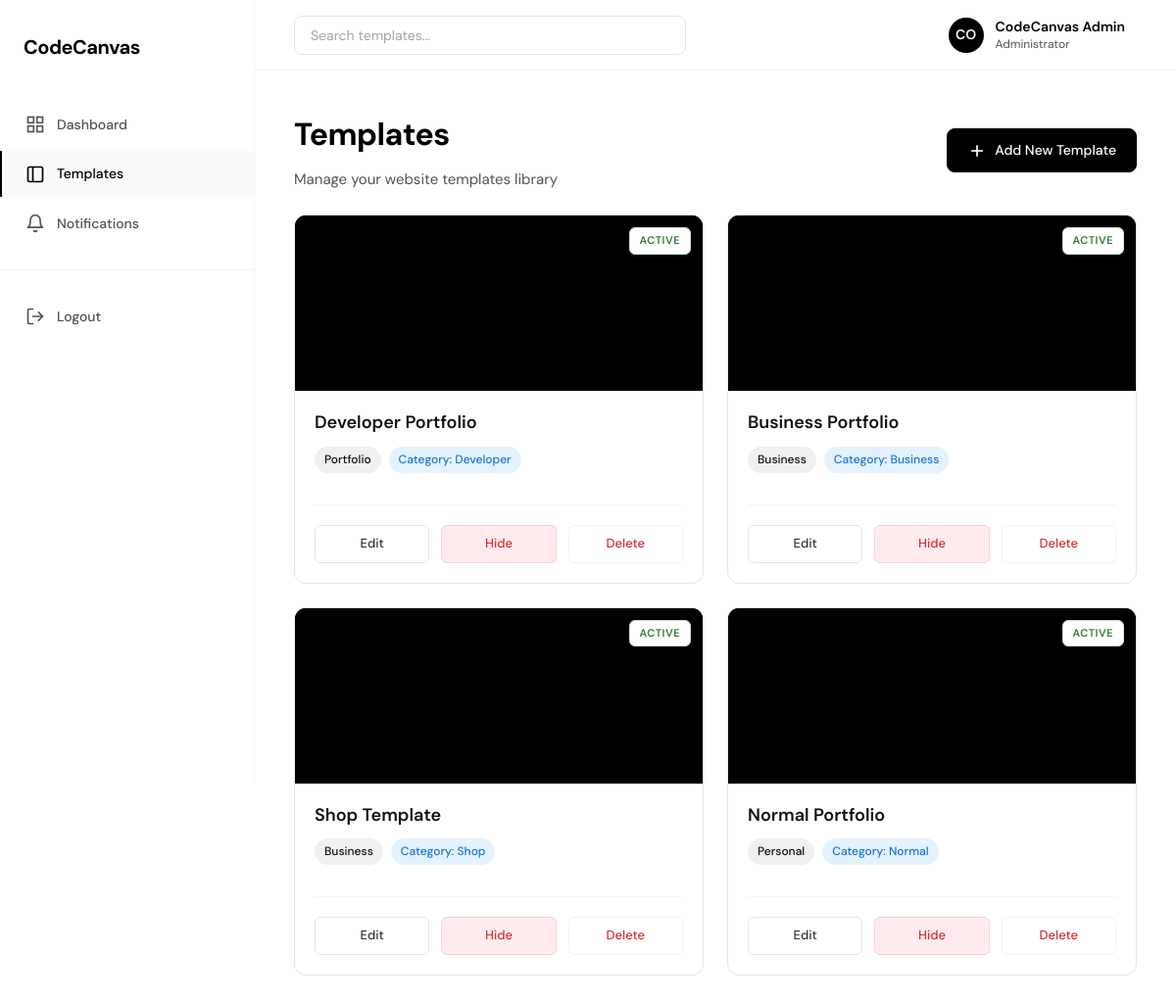
The page /admin/templates.php (signed in) on the database its author committed.
### tables this page shows
CREATE TABLE IF NOT EXISTS `templates` (
    `id`                    INT UNSIGNED  NOT NULL AUTO_INCREMENT,
    `name`                  VARCHAR(100)  NOT NULL,
    `slug`                  VARCHAR(100)  NOT NULL,
    `template_type`         ENUM('personal','portfolio','business') NOT NULL,
    `folder_path`           VARCHAR(255)  NOT NULL,
    `thumbnail_url`         VARCHAR(255)  DEFAULT NULL,
    `preview_image_path`    VARCHAR(255)  DEFAULT NULL,
    `preview_fallback_path` VARCHAR(255)  DEFAULT NULL,
    `status`                ENUM('active','inactive') DEFAULT 'active',
    `created_at`            TIMESTAMP     NOT NULL DEFAULT CURRENT_TIMESTAMP,
    `updated_at`            TIMESTAMP     NOT NULL DEFAULT CURRENT_TIMESTAMP ON UPDATE CURRENT_TIMESTAMP,
    PRIMARY KEY (`id`),
    UNIQUE KEY `uq_slug` (`slug`),
    INDEX `idx_status`        (`status`),
    INDEX `idx_template_type` (`template_type`)
);

### admin/templates.php (called while the page is built)
<?php
require_once dirname(__DIR__) . '/app/admin/templates.php';
exit;

### app/admin/templates.php (the view, shortened to what this page needs)
<?php
require_once APP_ROOT . '/config/database.php';
require_once APP_ROOT . '/app/core/TemplatePreview.php';
try {
    $stmt = $pdo->query("SELECT * FROM templates ORDER BY created_at DESC");
    $templates = $stmt->fetchAll(PDO::FETCH_ASSOC);
} catch (PDOException $e) {
    $templates = [];
}
$userName = $_SESSION['user_name'] ?? 'Admin User';
$userInitials = strtoupper(substr($userName, 0, 2));
?>
<!DOCTYPE html>
<html lang="en">
<head>
    <link href="<?= BASE_URL ?>/public/assets/css/admin-theme.css?v=<?php echo time(); ?>" rel="stylesheet">
</head>
<body>
    <div class="admin-layout">
        <aside class="sidebar">
            <a href="<?= BASE_URL ?>/admin/dashboard.php" class="logo">CodeCanvas</a>
            <nav>
                <ul class="nav-menu">
                    <li class="nav-item">
                        <a href="<?= BASE_URL ?>/admin/dashboard.php" class="nav-link">
                            <svg class="nav-icon" viewBox="0 0 24 24">
                                <rect x="3" y="3" width="7" height="7"></rect>
                                <rect x="14" y="3" width="7" height="7"></rect>
                                <rect x="14" y="14" width="7" height="7"></rect>
                                <rect x="3" y="14" width="7" height="7"></rect>
                            </svg>
                            Dashboard
                        </a>
                    </li>
                    <li class="nav-item">
                        <a href="templates.php" class="nav-link active">
                            <svg class="nav-icon" viewBox="0 0 24 24">
                                <rect x="3" y="3" width="18" height="18" rx="2" ry="2"></rect>
                                <line x1="9" y1="3" x2="9" y2="21"></line>
                            </svg>
                            Templates
                        </a>
                    </li>
                    <li class="nav-item">
                        <a href="<?= BASE_URL ?>/admin/notifications.php" class="nav-link">
                            <svg class="nav-icon" viewBox="0 0 24 24" fill="none" stroke="currentColor" stroke-width="2" stroke-linecap="round" stroke-linejoin="round">
                                <path d="M18 8A6 6 0 0 0 6 8c0 7-3 9-3 9h18s-3-2-3-9"></path>
                                <path d="M13.73 21a2 2 0 0 1-3.46 0"></path>
                            </svg>
                            Notifications
                        </a>
                    </li>
                    <li class="nav-item" style="margin-top: 24px; border-top: 1px solid #f5f5f5; padding-top: 24px;">
                         <a href="<?= BASE_URL ?>/auth/logout.php" class="nav-link">
                            <svg class="nav-icon" viewBox="0 0 24 24" fill="none" stroke="currentColor" stroke-width="2" stroke-linecap="round" stroke-linejoin="round">
                                <path d="M9 21H5a2 2 0 0 1-2-2V5a2 2 0 0 1 2-2h4"></path>
                                <polyline points="16 17 21 12 16 7"></polyline>
                                <line x1="21" y1="12" x2="9" y2="12"></line>
                            </svg>
                            Logout
                        </a>
                    </li>
                </ul>
            </nav>
        </aside>
        <main class="main-content">
            <nav class="top-navbar">
                <div class="search-bar">
                    <input type="text" class="search-input" placeholder="Search templates...">
                </div>
                <div class="navbar-actions">
                    <div class="admin-profile">
                        <div class="avatar"><?php echo $userInitials; ?></div>
                        <div class="admin-info">
                            <div class="admin-name"><?php echo htmlspecialchars($userName); ?></div>
                            <div class="admin-role">Administrator</div>
                        </div>
                    </div>
                </div>
            </nav>
            <div class="content-container">
                <div class="section-header">
                    <div>
                        <h1 class="page-title">Templates</h1>
                        <p class="page-subtitle">Manage your website templates library</p>
                    </div>
                    <a href="template-add.php" class="btn">
                        <svg width="20" height="20" viewBox="0 0 24 24" fill="none" stroke="currentColor" stroke-width="2">
                            <line x1="12" y1="5" x2="12" y2="19"></line>
                            <line x1="5" y1="12" x2="19" y2="12"></line>
                        </svg>
                        Add New Template
                    </a>
                </div>
                <div class="templates-grid">
                    <?php if (empty($templates)): ?>
                        <div style="grid-column: 1 / -1; padding: 40px; text-align: center; color: #666; background: #fff; border: 1px solid #e5e5e5; border-radius: 8px;">
                            <p style="margin-bottom: 16px;">No templates found.</p>
                            <a href="template-add.php" class="btn btn-outline">Add your first template</a>
                        </div>
                    <?php else: ?>
                        <?php foreach ($templates as $template): ?>
                            <?php
                                $isActive = ($template['status'] === 'active');
                                $statusLabel = $isActive ? 'Active' : 'Inactive';
                                $statusClass = $isActive ? 'active' : 'inactive';
                            ?>
                             <div class="template-card">
                                 <div class="template-thumbnail-area template-preview-container shimmer">
                                     <?= TemplatePreview::getPreviewHtml($template) ?>
                                     <span class="card-status-badge <?= $statusClass ?>"><?= $statusLabel ?></span>
                                 </div>
                                <div class="template-info-area">
                                    <div class="template-header">
                                        <h3 class="template-title"><?= htmlspecialchars($template['name']) ?></h3>
                                    </div>
                                    <div style="display: flex; gap: 8px; margin-bottom: 16px;">
                                        <span class="template-type-badge">
                                            <?= htmlspecialchars(ucfirst($template['template_type'])) ?>
                                        </span>
                                        <?php
                                            $parts = explode('/', trim($template['folder_path'], '/'));
                                            $catName = (count($parts) >= 2 && $parts[0] === 'templates') ? $parts[1] : 'Other';
                                        ?>
                                        <span class="template-type-badge" style="background: #E3F2FD; color: #1976D2;">
                                            Category: <?= htmlspecialchars(ucfirst($catName)) ?>
                                        </span>
                                    </div>
                                    <div class="template-actions-row" style="grid-template-columns: 1fr 1fr 1fr;">
                                        <a href="template-edit.php?id=<?= $template['id'] ?>" class="action-btn btn-edit">
                                            Edit
                                        </a>
                                        <?php if ($isActive): ?>
                                            <a href="?action=toggle&id=<?= $template['id'] ?>&current_status=active" class="action-btn btn-deactivate" title="Deactivate">
                                                Hide
                                            </a>
                                        <?php else: ?>
                                            <a href="?action=toggle&id=<?= $template['id'] ?>&current_status=inactive" class="action-btn btn-activate" title="Activate">
                                                Show
                                            </a>
                                        <?php endif; ?>
                                        <a href="?action=delete&id=<?= $template['id'] ?>" class="action-btn" style="background: #FFF; border: 1px solid #FFEBEE; color: #D32F2F;" onclick="return confirm('Are you sure you want to delete this template and all its files?')">
                                            Delete
                                        </a>
                                    </div>
                                </div>
                            </div>
                        <?php endforeach; ?>
                    <?php endif; ?>
                </div>
            </div>
        </main>
    </div>
</body>
</html>

### app/core/TemplatePreview.php (shortened to what this page needs)
<?php
class TemplatePreview {
    public static function getPreviewHtml($template, $isLive = true) {
        $name = htmlspecialchars($template['name'] ?? $template['project_name'] ?? $template['template_name'] ?? 'Template');
        $folderPath = $template['folder_path'] ?? '';
        if ($isLive && $folderPath) {
            $normalizedFolder = str_replace('\\', '/', $folderPath);
            $basePath = rtrim(APP_ROOT, '/\\') . '/' . trim($normalizedFolder, '/');
            $htmlFile = null;
            $candidates = ['code.html', 'index.html', 'index.htm'];
            foreach ($candidates as $c) {
                if (file_exists($basePath . '/' . $c)) {
                    $htmlFile = $c;
                    break;
                }
            }
            if ($htmlFile) {
                $url = BASE_URL . '/' . trim($folderPath, '/') . '/' . $htmlFile;
                return '
                    <div class="live-preview-container" style="position:absolute; inset:0; overflow:hidden; background:#000;">
                        <iframe src="' . $url . '"
                                style="position:absolute; top:0; left:0; width: 285.7%; height: 285.7%; border:none; transform: scale(0.35); transform-origin:0 0; pointer-events:none; background:#000;"
                                loading="lazy">
                        </iframe>
                        <div style="position:absolute; inset:0; z-index:5;"></div>
                    </div>';
            }
        }
        return '<img src="' . $src . '"
                     alt="' . $name . '"
                     loading="lazy"
                     class="template-preview-img"
                     style="width:100%; height:100%; object-fit:cover; display:block;">';
    }
}

### public/assets/css/admin-theme.css (style rules this page uses)
* { margin: 0; padding: 0; box-sizing: border-box; }
:root { --white: #ffffff; --black: #000000; --gray-50: #fafafa; --gray-100: #f5f5f5; --gray-200: #e5e5e5; --gray-300: #d4d4d4; --gray-400: #a3a3a3; --gray-600: #525252; }
body { font-family: 'DM Sans', -apple-system, BlinkMacSystemFont, sans-serif; background: var(--white); color: var(--black); line-height: 1.6; overflow-x: hidden; }
.admin-layout { display: flex; min-height: 100vh; }
.sidebar { width: 260px; background: var(--white); border-right: 1px solid var(--gray-100); padding: 32px 0; position: fixed; left: 0; top: 0; height: 100vh; z-index: 100; }
.logo { padding: 0 24px 40px; font-size: 20px; font-weight: 700; letter-spacing: -0.5px; color: var(--black); text-decoration: none; display: block; }
.nav-menu { list-style: none; }
.nav-item { margin-bottom: 4px; }
.nav-link { display: flex; align-items: center; padding: 12px 24px; color: var(--gray-600); text-decoration: none; font-size: 14px; font-weight: 500; transition: all 0.15s ease; border-left: 2px solid transparent; }
.nav-link.active { color: var(--black); background: var(--gray-50); border-left-color: var(--black); }
.nav-icon { width: 20px; height: 20px; margin-right: 12px; stroke: currentColor; stroke-width: 2; fill: none; }
.main-content { flex: 1; margin-left: 260px; background: var(--white); }
.top-navbar { height: 72px; background: var(--white); border-bottom: 1px solid var(--gray-100); display: flex; align-items: center; justify-content: space-between; padding: 0 40px; position: sticky; top: 0; z-index: 50; }
.search-bar { flex: 0 0 400px; }
.search-input { width: 100%; padding: 10px 16px; border: 1px solid var(--gray-200); background: var(--white); border-radius: 8px; font-size: 14px; font-family: inherit; transition: all 0.2s ease; }
.search-input::placeholder { color: var(--gray-400); }
.navbar-actions { display: flex; align-items: center; gap: 20px; }
.admin-profile { display: flex; align-items: center; gap: 12px; cursor: pointer; padding: 6px 12px 6px 6px; border-radius: 8px; transition: background 0.15s ease; }
.avatar { width: 36px; height: 36px; border-radius: 50%; background: var(--black); color: var(--white); display: flex; align-items: center; justify-content: center; font-size: 14px; font-weight: 600; }
.admin-info { display: flex; flex-direction: column; gap: 2px; }
.admin-name { font-size: 14px; font-weight: 600; line-height: 1.2; }
.admin-role { font-size: 12px; color: var(--gray-600); line-height: 1.2; }
.content-container { padding: 40px; max-width: 1600px; }
.page-title { font-size: 32px; font-weight: 700; letter-spacing: -0.5px; margin-bottom: 8px; }
.page-subtitle { font-size: 15px; color: var(--gray-600); }
.section-header { display: flex; justify-content: space-between; align-items: center; margin-bottom: 24px; }
.btn { padding: 10px 20px; border: 1px solid var(--black); background: var(--black); color: var(--white); font-size: 14px; font-weight: 500; font-family: inherit; border-radius: 8px; cursor: pointer; transition: all 0.2s ease; display: inline-flex; align-items: center; gap: 8px; text-decoration: none; }

### rows shown on the page
templates: status "ACTIVE", name "Developer Portfolio", template_type "Portfolio", folder_path "Developer"
templates: status "ACTIVE", name "Business Portfolio", template_type "Business", folder_path "Business"
templates: status "ACTIVE", name "Shop Template", template_type "Business", folder_path "Shop"
templates: status "ACTIVE", name "Normal Portfolio", template_type "Personal", folder_path "Normal"

### other values the page prints
$userInitials "CO"
$userName "CodeCanvas Admin"
